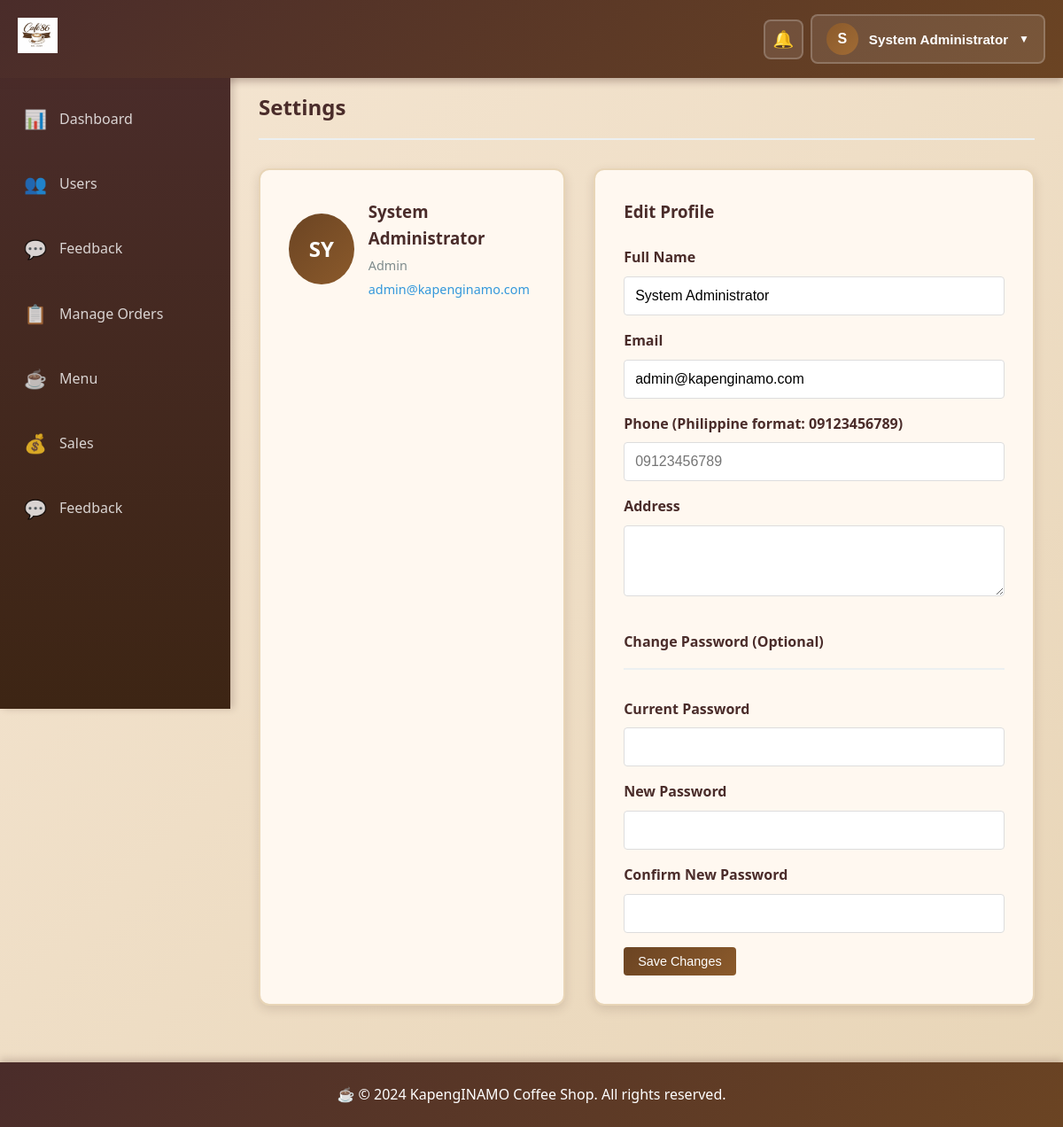
/settings/index.php (signed in), run on the app's committed database.
### tables this page shows
CREATE TABLE `users` (
  `id` int(11) NOT NULL,
  `username` varchar(50) NOT NULL,
  `email` varchar(100) NOT NULL,
  `password` varchar(255) NOT NULL,
  `full_name` varchar(100) NOT NULL,
  `role` enum('admin','staff','customer') NOT NULL DEFAULT 'customer',
  `phone` varchar(20) DEFAULT NULL,
  `address` text DEFAULT NULL,
  `created_at` timestamp NULL DEFAULT current_timestamp(),
  `updated_at` timestamp NULL DEFAULT current_timestamp() ON UPDATE current_timestamp()
);

### settings/index.php (the view, shortened to what this page needs)
<?php
require_once '../includes/db.php';
try {
    $stmt = $pdo->prepare("SELECT * FROM users WHERE id = ?");
    $stmt->execute([$_SESSION['user_id']]);
    $user = $stmt->fetch();
} catch(PDOException $e) {
    $user = [];
}
?>
<?php require_once '../includes/header.php'; ?>
<div class="page-header">
    <h2>Settings</h2>
</div>
<div class="settings-container">
    <div class="profile-card">
        <div class="profile-header">
            <div class="profile-avatar">
                <span><?php echo strtoupper(substr($user['full_name'] ?? 'U', 0, 2)); ?></span>
            </div>
            <div class="profile-info">
                <h3><?php echo htmlspecialchars($user['full_name'] ?? ''); ?></h3>
                <p class="profile-role"><?php echo ucfirst($user['role'] ?? ''); ?></p>
                <p class="profile-email"><?php echo htmlspecialchars($user['email'] ?? ''); ?></p>
            </div>
        </div>
    </div>
    <div class="settings-form-container">
        <h3>Edit Profile</h3>
        <form method="POST" action="">
            <div class="form-group">
                <label for="full_name">Full Name</label>
                <input type="text" id="full_name" name="full_name" value="<?php echo htmlspecialchars($user['full_name'] ?? ''); ?>" required>
            </div>
            <div class="form-group">
                <label for="email">Email</label>
                <input type="email" id="email" name="email" value="<?php echo htmlspecialchars($user['email'] ?? ''); ?>" required>
            </div>
            <div class="form-group">
                <label for="phone">Phone (Philippine format: 09123456789)</label>
                <input type="text" id="phone" name="phone" value="<?php echo htmlspecialchars($user['phone'] ?? ''); ?>" pattern="^09\d{9}$" placeholder="09123456789" required>
            </div>
            <div class="form-group">
                <label for="address">Address</label>
                <textarea id="address" name="address" rows="3" required><?php echo htmlspecialchars($user['address'] ?? ''); ?></textarea>
            </div>
            <div class="form-section-divider">
                <h4>Change Password (Optional)</h4>
            </div>
            <div class="form-group">
                <label for="current_password">Current Password</label>
                <input type="password" id="current_password" name="current_password">
            </div>
            <div class="form-group">
                <label for="new_password">New Password</label>
                <input type="password" id="new_password" name="new_password">
            </div>
            <div class="form-group">
                <label for="confirm_password">Confirm New Password</label>
                <input type="password" id="confirm_password" name="confirm_password">
            </div>
            <button type="submit" class="btn btn-primary">Save Changes</button>
        </form>
    </div>
</div>
<?php require_once '../includes/footer.php'; ?>

### assets/css/style.css (style rules this page uses)
* { margin: 0; padding: 0; box-sizing: border-box; }
body { font-family: 'Segoe UI', Tahoma, Geneva, Verdana, sans-serif; background: linear-gradient(135deg, #f5e6d3 0%, #e8d5b7 100%); color: #3d2914; line-height: 1.6; }
.page-header { display: flex; justify-content: space-between; align-items: center; margin-bottom: 2rem; padding-bottom: 1rem; border-bottom: 2px solid #ecf0f1; }
.page-header h2 { color: #4a2c2a; }
.btn { padding: 0.5rem 1rem; border: none; border-radius: 4px; cursor: pointer; font-size: 0.9rem; transition: all 0.3s ease; text-decoration: none; display: inline-block; }
.btn-primary { background: linear-gradient(135deg, #6b4423 0%, #8b5a2b 100%); color: white; }
.form-group { margin-bottom: 1rem; }
.form-group label { display: block; margin-bottom: 0.5rem; font-weight: 600; color: #4a2c2a; }
.form-group input, .form-group select, .form-group textarea { width: 100%; padding: 0.75rem; border: 1px solid #ddd; border-radius: 4px; font-size: 1rem; }
.form-section-divider { margin: 2rem 0; padding-bottom: 1rem; border-bottom: 2px solid #ecf0f1; }
.form-section-divider h4 { color: #4a2c2a; }
.settings-container { display: grid; grid-template-columns: 1fr 2fr; gap: 2rem; }
.profile-card { background-color: #fff8f0; padding: 2rem; border-radius: 12px; box-shadow: 0 4px 12px rgba(74, 44, 42, 0.15); border: 2px solid #e8d5b7; }
.profile-header { display: flex; align-items: center; gap: 1rem; }
.profile-avatar { width: 80px; height: 80px; background: linear-gradient(135deg, #6b4423 0%, #8b5a2b 100%); border-radius: 50%; display: flex; align-items: center; justify-content: center; color: white; font-size: 1.5rem; font-weight: 700; }
.profile-info h3 { color: #4a2c2a; margin-bottom: 0.25rem; }
.profile-role { color: #7f8c8d; font-size: 0.9rem; margin-bottom: 0.25rem; }
.profile-email { color: #3498db; font-size: 0.9rem; }
.settings-form-container { background-color: #fff8f0; padding: 2rem; border-radius: 12px; box-shadow: 0 4px 12px rgba(74, 44, 42, 0.15); border: 2px solid #e8d5b7; }
.settings-form-container h3 { color: #4a2c2a; margin-bottom: 1.5rem; }

### data on the page
users: full_name "SY", full_name "System Administrator", role "Admin", email "admin@kapenginamo.com"

### other printed values
substr($_SESSION['full_name'], 0, 1) "S"
$_SESSION['full_name'] "System Administrator"
